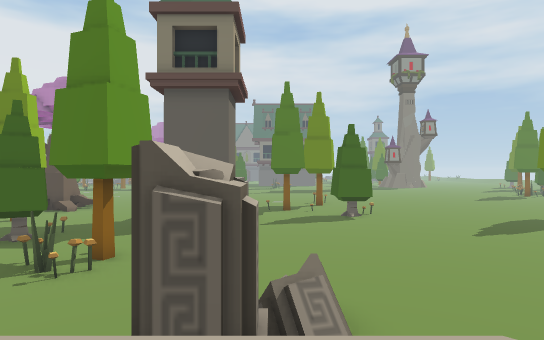
View 1 (above)

24 first-person views from a walk through a scene from a Unity 3-D project. The camera is 1.4 m above the floor, looks level and sees 75° across. The floor is counted in squares, 2 m on a side. Each view is taken from the middle of a square. On the plan, view 1 faces up. The plan holds only what a view shows up to about 11 squares ahead; the rest is blank. The place goes on beyond the plan. The player is left out. Some surface patterns are stand-ins.

View 2
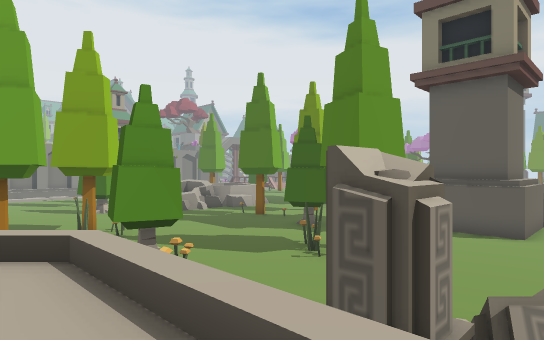

View 3
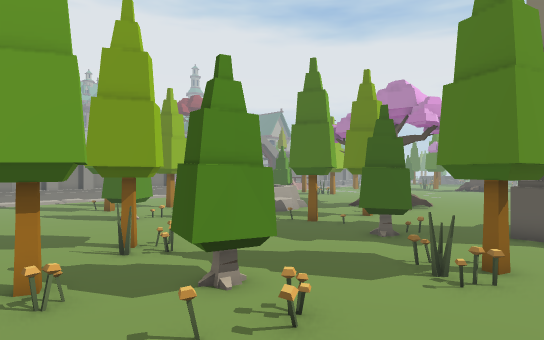

View 4
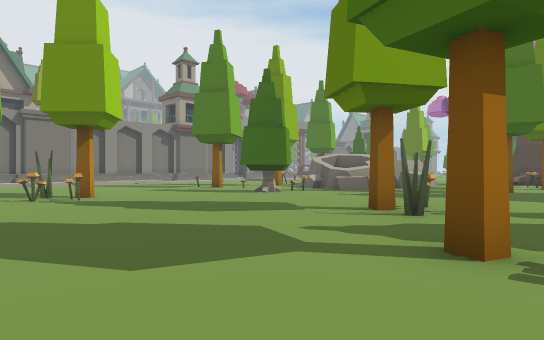

View 5
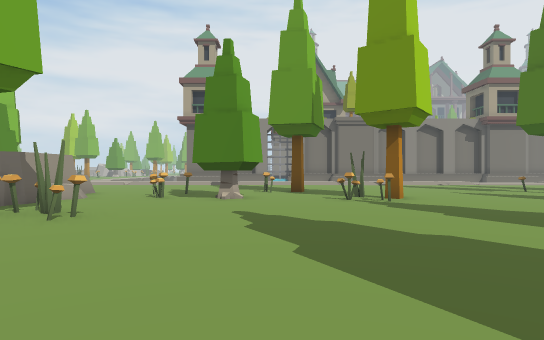

View 6
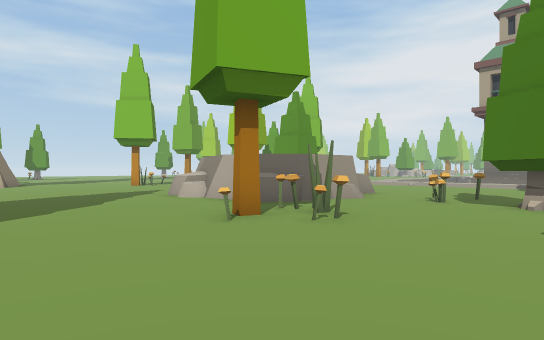

View 7
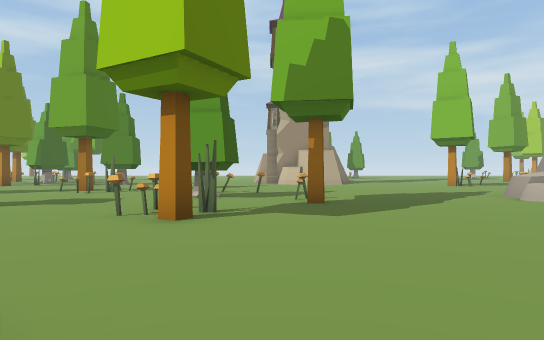

View 8
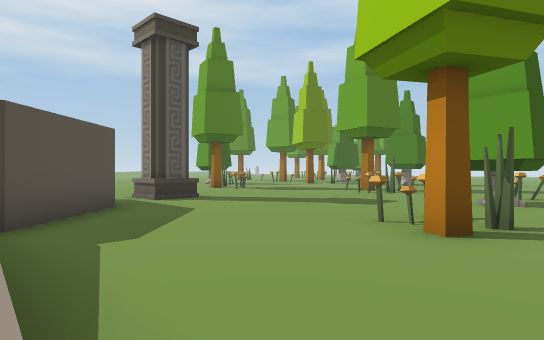

View 9
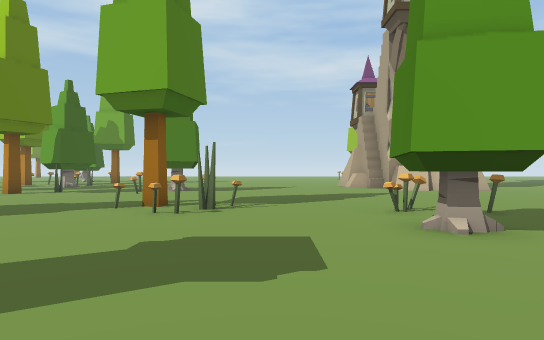

View 10
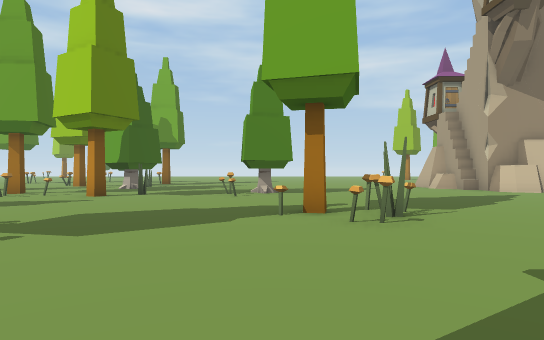

View 11
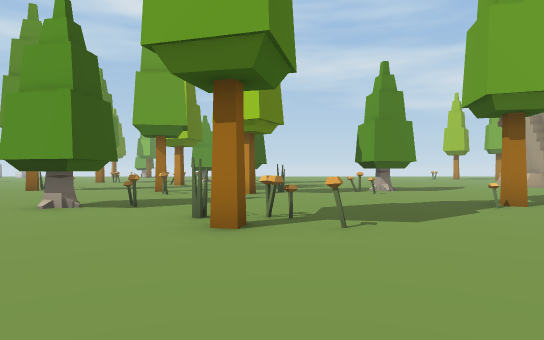

View 12
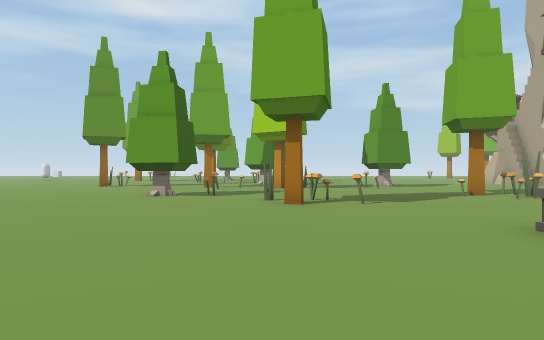

View 13
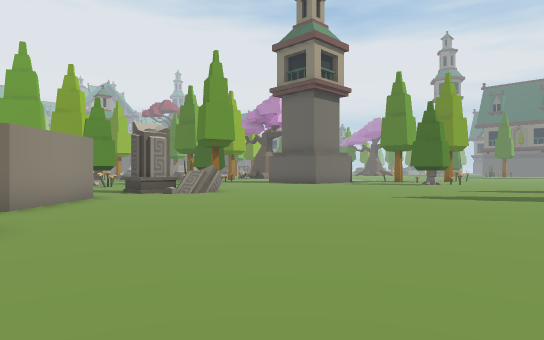

View 14
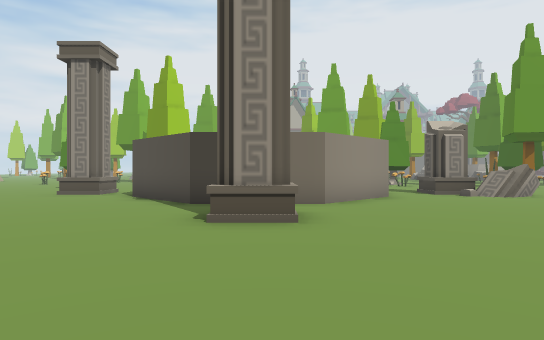

View 15
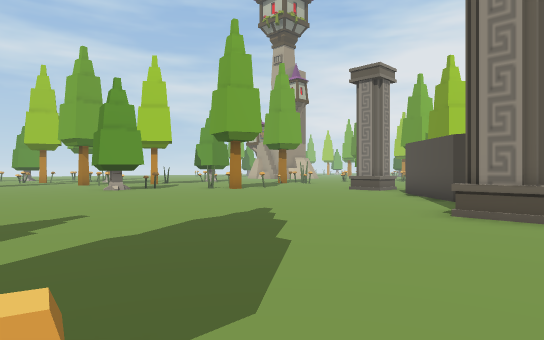

View 16
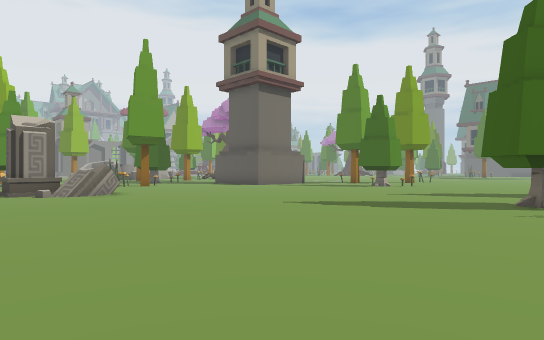

View 17
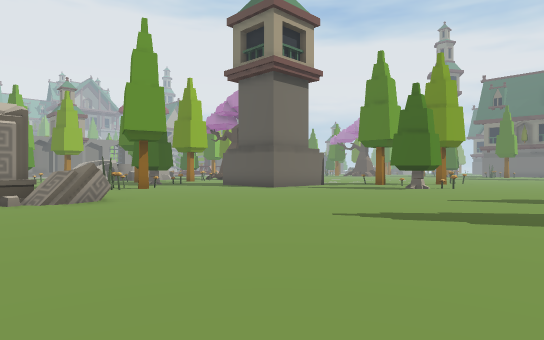

View 18
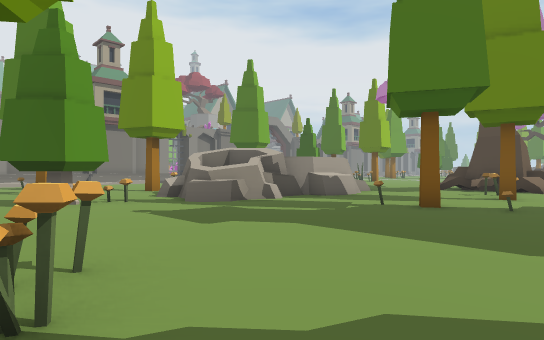

View 19
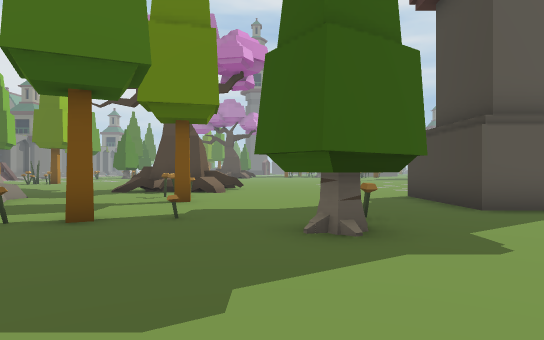

View 20
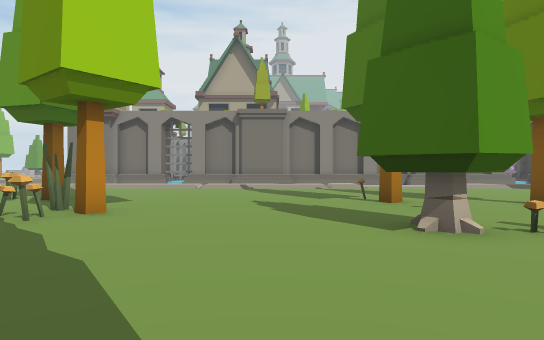

View 21
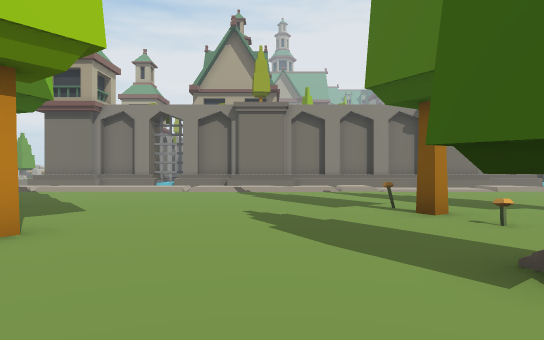

View 22
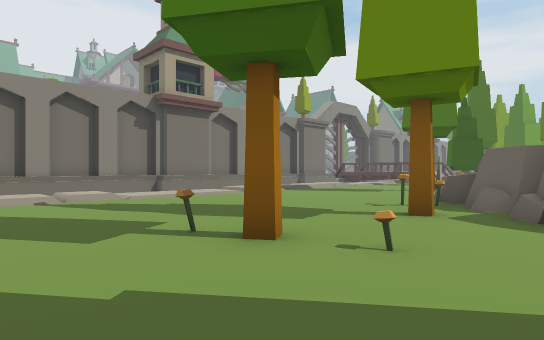

View 23
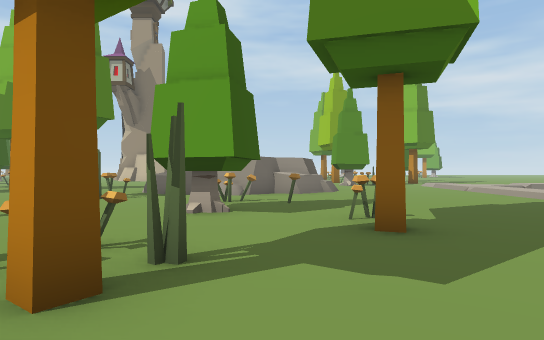

View 24
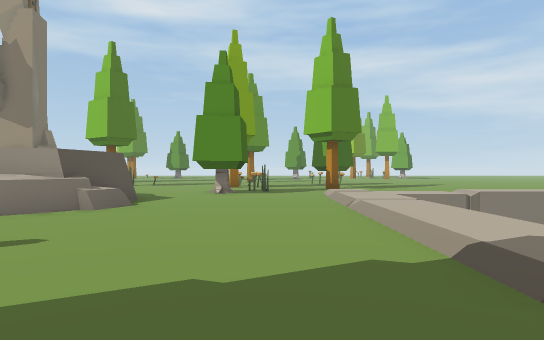

### Floor plan
Key: @ floor where view 1 was taken; # wall or solid block; x gap in a wall; . main floor; : floor 0.25 m higher than the main floor; + floor 2.5 m higher than the main floor; * floor 3 m higher than the main floor; / step, stairs or slope; = window, fence, low wall or low ledge; ^ raised ledge; v drop or lower ground; T tower; O other object.
Columns run from 30 left of view 1 to 11 right of it. Each row starts with its distance up from view 1.
 17                    #^... ..
 16                ......... ..
 15                #....#.....T
 14                ##...#.....#  #      ..
 13        ... #    #.........#  #     .....
 12      .....=#   #^.........####    ......
 11     ......###  #...#.=.#................
 10     .......### ^.......#................#
  9    v.........^#^........................#
  8    v.....................=#..............
  7    v:......=..#..........##..............
  6    v/....=....#..........................
  5     :........................./O..........
  4      ..............#=..#.....OO...........
  3      ......................  OO...........
  2      ...................#.   ............
  1      .......#........##..   #*v#..........
  0      .......##.........     ++@/#........
 -1      .....#...........          #....... .
 -2      .....#.........../         #  #.....#
 -3      .......#.........////      #. #......
 -4     /.......#............./+    +.........
 -5    v:.......#...#...........   +..........
 -6    v:..........##=.......................
 -7    v:.......##........#......##..........
 -8    v:.....#####=......##.....##..........
 -9    v/....=#   #..........................
-10    v:....##   #^....#....................
-11 vvvv:.....    #^.......#.......#.........
-12 :///:......  ##........x........##......
-13      ..##..   ........x#..##.............
-14                  .........##=......##....
-15                   .......................
-16                   ......................
-17                   ...........=.....#....
-18                   ...........x...x.x....
-19                   TTT.......##.....##

Positions as (right, up) in squares from view 1, and headings:
1: (0, 0), facing up
2: (1, 0), facing up-left
3: (-2, 0), facing up-left
4: (-8, -2), facing up-left
5: (-9, -2), facing left
6: (-10, -2), facing down-left
7: (-9, -2), facing down
8: (-9, -3), facing down-right
9: (-5, -7), facing down
10: (-2, -8), facing down
11: (2, -7), facing down
12: (3, -4), facing down
13: (10, -2), facing up-left
14: (10, -2), facing left
15: (11, -1), facing down-left
16: (11, 1), facing up-left
17: (9, 2), facing up-left
18: (-8, 4), facing up-left
19: (-8, 6), facing up
20: (-12, 4), facing left
21: (-14, 4), facing left
22: (-17, 4), facing up-left
23: (-19, 3), facing down
24: (-24, -2), facing down
